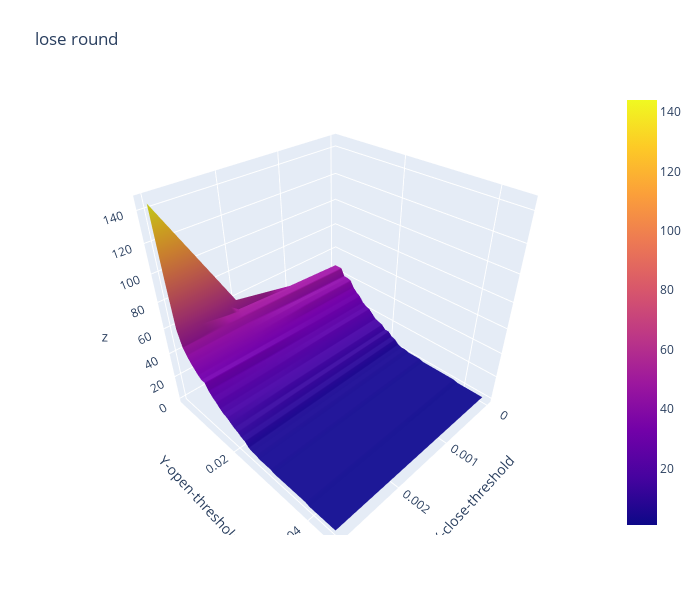

Source (notebook cell):
### Code cell
import plotly.graph_objects as go

x_data = df_lose_round.columns.to_list() # close threshold

y_data = df_lose_round.index.to_list() # open threshold

z_data = df_lose_round.copy(deep=True) # win rate

fig = go.Figure(data=[go.Surface(z=z_data.values,x=x_data,y=y_data)])

fig.update_layout(title="lose round", # 标题
                  autosize=False,  # 尺度自动缩放
                  width=700,  # 长宽
                  height=600,
                  margin=dict(l=65,r=50,b=65,t=90),  # 4个位置的距离
                  scene=dict(xaxis_title='X-close-threshold',yaxis_title='Y-open-threshold')
                )

fig.show()

### Figure 1 — Plotly figure (JSON) as saved in the notebook; plotly's stock layout.template omitted (floating-point values rounded to 4 significant figures; data arrays with more than 128 entries replaced by an {"elided": "..."} marker saying what was removed)
{"data": [{"type": "surface", "x": [0, 0.001, 0.002, 0.003], "y": [0.0031, 0.0032, 0.0035, 0.004, 0.005, 0.006, 0.007, 0.008, 0.009, 0.01, 0.011, 0.012, 0.013, 0.014, 0.015, 0.016, 0.017, 0.018, 0.019, 0.02, 0.021, 0.022, 0.023, 0.024, 0.025, 0.026, 0.027, 0.028, 0.029, 0.03, 0.031, 0.032, 0.033, 0.034, 0.035, 0.036, 0.037, 0.038, 0.039, 0.04, 0.041, 0.042, 0.043, 0.044, 0.045], "z": {"elided": "45x4 int values"}}], "layout": {"autosize": false, "height": 600, "margin": {"b": 65, "l": 65, "r": 50, "t": 90}, "scene": {"xaxis": {"title": {"text": "X-close-threshold"}}, "yaxis": {"title": {"text": "Y-open-threshold"}}}, "title": {"text": "lose round"}, "width": 700}}
